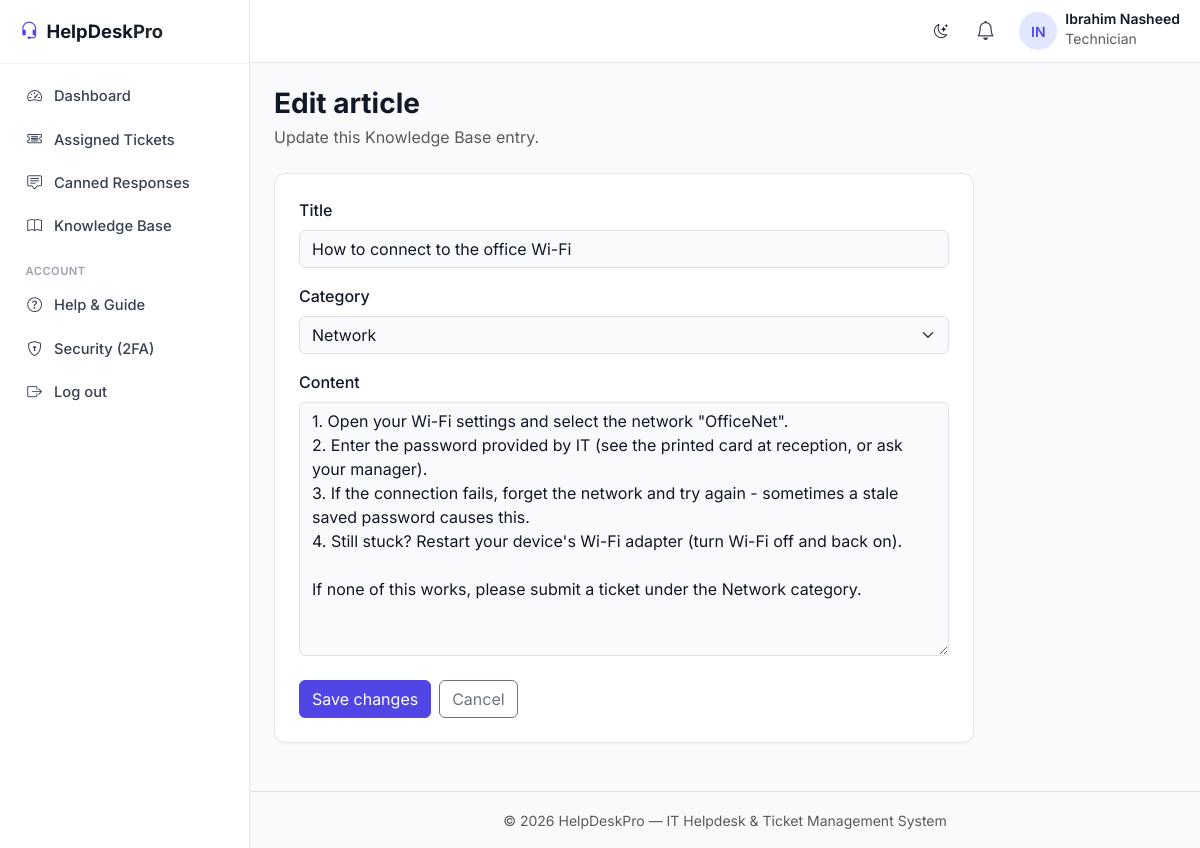
/technician/kb_edit.php?id=1 (signed in), run on the app's committed database.
### tables this page shows
CREATE TABLE kb_articles (
    id INT AUTO_INCREMENT PRIMARY KEY,
    title VARCHAR(200) NOT NULL,
    category ENUM('Hardware', 'Software', 'Network', 'Other') NOT NULL DEFAULT 'Other',
    body TEXT NOT NULL,
    created_by INT NOT NULL,
    views INT NOT NULL DEFAULT 0,
    helpful_yes INT NOT NULL DEFAULT 0,
    helpful_no INT NOT NULL DEFAULT 0,
    created_at TIMESTAMP DEFAULT CURRENT_TIMESTAMP,
    updated_at TIMESTAMP DEFAULT CURRENT_TIMESTAMP ON UPDATE CURRENT_TIMESTAMP,
    FOREIGN KEY (created_by) REFERENCES users(user_id) ON DELETE CASCADE
);

### includes/functions.php (called while the page is built, shortened)
<?php
function e($str) {
    return htmlspecialchars($str ?? '', ENT_QUOTES, 'UTF-8');
}
        ?>

### technician/kb_edit.php (the view, shortened to what this page needs)
<?php
require_once __DIR__ . '/../includes/functions.php';
$id = (int) ($_GET['id'] ?? $_POST['id'] ?? 0);
$stmt = $pdo->prepare("SELECT * FROM kb_articles WHERE id = ?");
$stmt->execute([$id]);
$article = $stmt->fetch();
include __DIR__ . '/../includes/header.php';
?>
<div class="mb-4">
    <h1 class="h3 fw-bold mb-1">Edit article</h1>
    <p class="text-muted mb-0">Update this Knowledge Base entry.</p>
</div>
<div class="card p-4" style="max-width: 700px;">
    <form method="POST">
        <div class="mb-3">
            <label class="form-label fw-medium">Title</label>
            <input type="text" name="title" class="form-control" value="<?= e($article['title']) ?>" required maxlength="200">
        </div>
        <div class="mb-3">
            <label class="form-label fw-medium">Category</label>
            <select name="category" class="form-select">
                <?php foreach (['Hardware', 'Software', 'Network', 'Other'] as $c): ?>
                    <option value="<?= $c ?>" <?= $article['category'] === $c ? 'selected' : '' ?>><?= $c ?></option>
                <?php endforeach; ?>
            </select>
        </div>
        <div class="mb-4">
            <label class="form-label fw-medium">Content</label>
            <textarea name="body" class="form-control" rows="10" required><?= e($article['body']) ?></textarea>
        </div>
        <div class="d-flex gap-2">
            <button type="submit" class="btn btn-primary">Save changes</button>
            <a href="kb_manage.php" class="btn btn-outline-secondary">Cancel</a>
        </div>
    </form>
</div>
<?php include __DIR__ . '/../includes/footer.php'; ?>

### assets/css/style.css (style rules this page uses)
:root { --bs-primary: #4f46e5; --bs-primary-rgb: 79, 70, 229; --bs-body-font-family: 'Inter', system-ui, -apple-system, sans-serif; --bs-body-bg: #f9fafb; --bs-body-color: #111827; }
body { font-family: var(--bs-body-font-family); background-color: var(--bs-body-bg); color: var(--bs-body-color); }
.btn-primary { background-color: #4f46e5; border-color: #4f46e5; }
.card { border-radius: 0.75rem; border: 1px solid #e5e7eb; box-shadow: 0 1px 3px 0 rgba(0, 0, 0, 0.05); background-color: #ffffff; }

### data on the page
kb_articles: title "How to connect to the office Wi-Fi", category "Network", body "1. Open your Wi-Fi settings and select the network \"OfficeNet\". 2. Enter the password provided by IT (see the printed card at reception, or ask your manager). 3. If the connection fails, forget the network and try again - sometimes a stale saved password causes this. 4. Still stuck? Restart your device's Wi-Fi adapter (turn Wi-Fi off and back on). If none of this works, please submit a ticket under the Network category."

### other printed values
$initials ?: '?' "IN"
$nav_user['name'] "Ibrahim Nasheed"
$nav_user['role'] "Technician"
